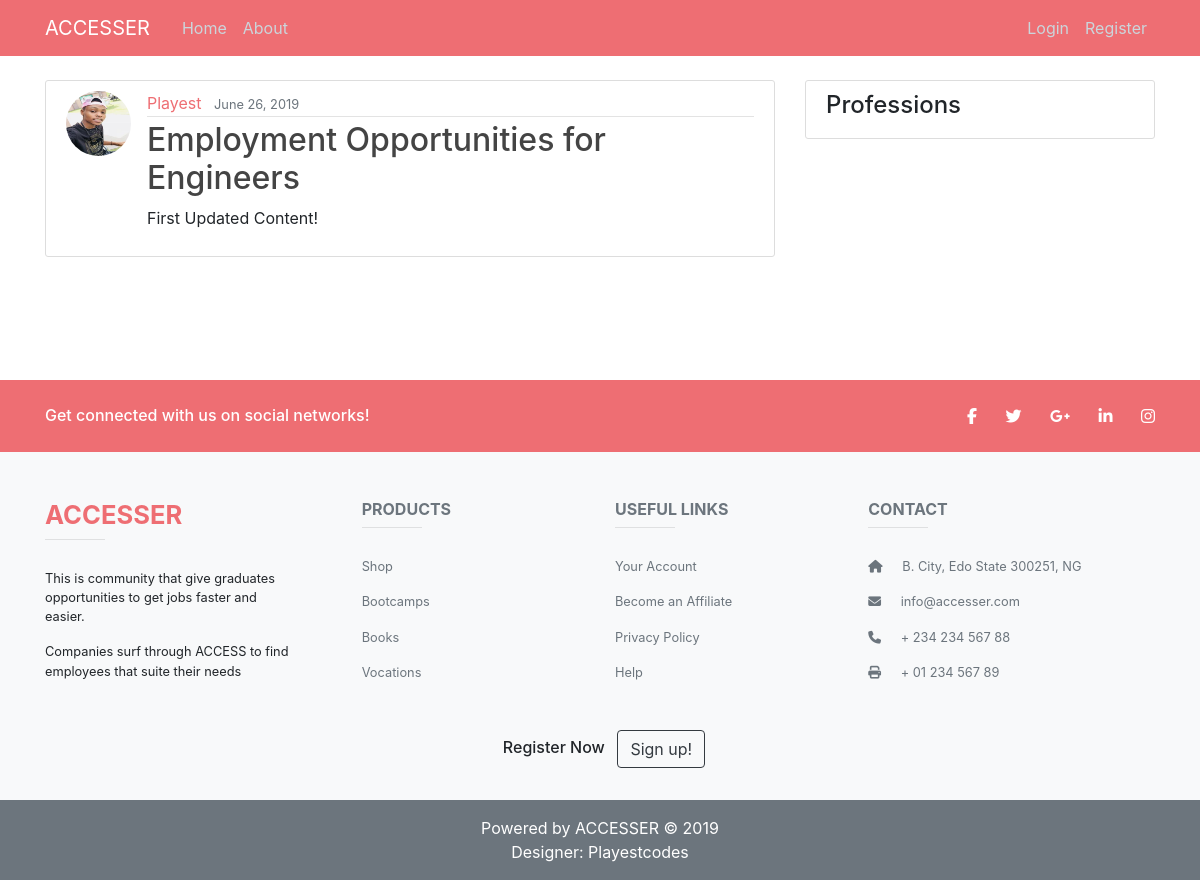
The app's page /post/1/ with its own data.
### blog/models.py (models this page shows, shortened)
class Post(models.Model):
 title = models.CharField(max_length=100)
 content = models.TextField()
 date_posted = models.DateTimeField(default=timezone.now)
 author = models.ForeignKey(User, on_delete=models.CASCADE, related_name="posts")

### users/models.py (models this page shows, shortened)
class Profile(models.Model):
    user = models.OneToOneField(User, on_delete=models.CASCADE, related_name = "profile", null=True, blank=True)
    first_name = models.CharField(max_length=50)
    last_name = models.CharField(max_length=50)
    age = models.PositiveIntegerField()
    university = models.CharField(max_length=100)
    course = models.CharField(max_length=100)
    city = models.CharField(max_length=50)
    state = models.CharField(max_length=50)
    country = models.CharField(max_length=50)
    phone_number = models.PositiveIntegerField()
    image = models.ImageField(default='default.jpg', upload_to='profile_pics')
    profession = models.ForeignKey(Profession, on_delete=models.CASCADE, related_name="profiles", null=True, blank=True)

### blog/views.py (the view)
# urls.py: path('post/<int:pk>/', PostDetailView.as_view(), name='post-detail'),
class PostDetailView(DetailView):
    model = Post

### blog/templates/blog/post_detail.html (shortened to what this page needs)
{% extends "blog/base.html" %}
{% block content %}
  <article class="media content-section">
    <img class="rounded-circle article-img" src="{{ object.author.profile.image.url }}">
    <div class="media-body">
      <div class="article-metadata">
        <a class="mr-2" href="{% url 'user-posts' object.author.username %}" style="color: #ee6e73;">{{ object.author }}</a>
        <small class="text-muted">{{ object.date_posted|date:"F d, Y" }}</small>
      </div>
      <h2 class="article-title">{{ object.title }}</h2>
      <p class="article-content">{{ object.content }}</p>
    </div>
  </article>
{% endblock content %}

### blog/static/blog/main.css (style rules this page uses)
body { box-sizing: border-box; margin-top: 5rem; }
.content-section { background: #ffffff; padding: 10px 20px; border: 1px solid #dddddd; border-radius: 3px; margin-bottom: 20px; }
.article-title { color: #444444; }
.article-content { white-space: pre-line; }
.article-img { height: 65px; width: 65px; margin-right: 16px; }
.article-metadata { padding-bottom: 1px; margin-bottom: 4px; border-bottom: 1px solid #e3e3e3 }

### records on screen
Post: author.profile.image (picture), author "Playest", date_posted "June 26, 2019", title "Employment Opportunities for Engineers", content "First Updated Content!"
